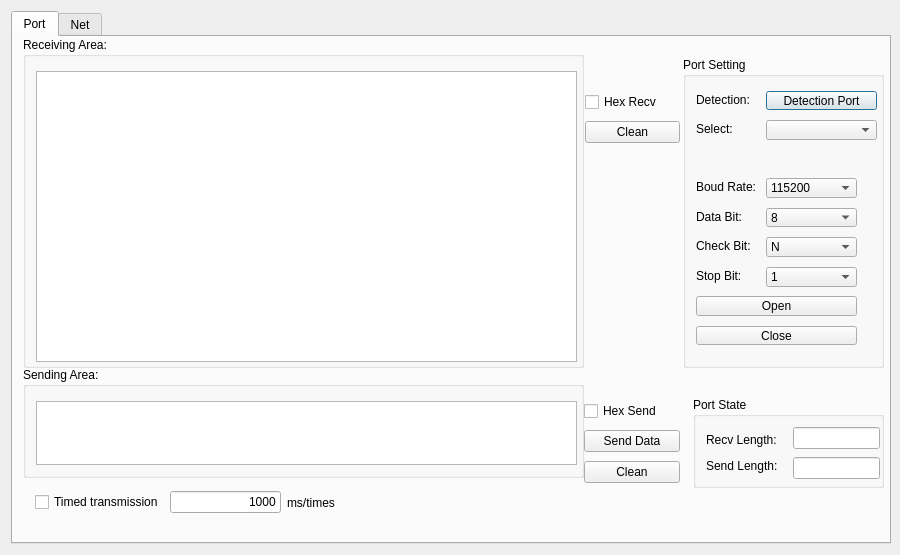
<?xml version="1.0" encoding="UTF-8"?>
<ui version="4.0">
 <class>Gadget</class>
 <widget class="QWidget" name="Gadget">
  <property name="geometry">
   <rect>
    <x>0</x>
    <y>0</y>
    <width>900</width>
    <height>555</height>
   </rect>
  </property>
  <property name="minimumSize">
   <size>
    <width>881</width>
    <height>555</height>
   </size>
  </property>
  <property name="maximumSize">
   <size>
    <width>900</width>
    <height>560</height>
   </size>
  </property>
  <property name="windowTitle">
   <string>Form</string>
  </property>
  <layout class="QGridLayout" name="gridLayout">
   <property name="rightMargin">
    <number>9</number>
   </property>
   <item row="0" column="0">
    <widget class="QTabWidget" name="tabWidget">
     <property name="maximumSize">
      <size>
       <width>880</width>
       <height>555</height>
      </size>
     </property>
     <property name="currentIndex">
      <number>0</number>
     </property>
     <widget class="QWidget" name="port_tab">
      <attribute name="title">
       <string>Port</string>
      </attribute>
      <widget class="QGroupBox" name="formGroupBox">
       <property name="geometry">
        <rect>
         <x>680</x>
         <y>360</y>
         <width>191</width>
         <height>91</height>
        </rect>
       </property>
       <property name="title">
        <string>Port State</string>
       </property>
       <widget class="QLabel" name="label">
        <property name="geometry">
         <rect>
          <x>13</x>
          <y>34</y>
          <width>81</width>
          <height>18</height>
         </rect>
        </property>
        <property name="text">
         <string>Recv Length:</string>
        </property>
       </widget>
       <widget class="QLabel" name="label_2">
        <property name="geometry">
         <rect>
          <x>13</x>
          <y>60</y>
          <width>81</width>
          <height>18</height>
         </rect>
        </property>
        <property name="text">
         <string>Send Length:</string>
        </property>
       </widget>
       <widget class="QLineEdit" name="lineEdit">
        <property name="geometry">
         <rect>
          <x>100</x>
          <y>30</y>
          <width>87</width>
          <height>22</height>
         </rect>
        </property>
       </widget>
       <widget class="QLineEdit" name="lineEdit_2">
        <property name="geometry">
         <rect>
          <x>100</x>
          <y>60</y>
          <width>87</width>
          <height>22</height>
         </rect>
        </property>
       </widget>
      </widget>
      <widget class="QGroupBox" name="formGroupBox">
       <property name="geometry">
        <rect>
         <x>670</x>
         <y>20</y>
         <width>201</width>
         <height>311</height>
        </rect>
       </property>
       <property name="title">
        <string>Port Setting</string>
       </property>
       <widget class="QLabel" name="s1__lb_1">
        <property name="geometry">
         <rect>
          <x>13</x>
          <y>34</y>
          <width>71</width>
          <height>18</height>
         </rect>
        </property>
        <property name="text">
         <string>Detection:</string>
        </property>
       </widget>
       <widget class="QPushButton" name="s1__box_1">
        <property name="geometry">
         <rect>
          <x>83</x>
          <y>34</y>
          <width>111</width>
          <height>19</height>
         </rect>
        </property>
        <property name="text">
         <string>Detection Port</string>
        </property>
        <property name="autoRepeatInterval">
         <number>100</number>
        </property>
        <property name="default">
         <bool>true</bool>
        </property>
       </widget>
       <widget class="QLabel" name="s1__lb_2">
        <property name="geometry">
         <rect>
          <x>13</x>
          <y>63</y>
          <width>60</width>
          <height>18</height>
         </rect>
        </property>
        <property name="text">
         <string>Select:</string>
        </property>
       </widget>
       <widget class="QComboBox" name="s1__box_2">
        <property name="geometry">
         <rect>
          <x>83</x>
          <y>63</y>
          <width>111</width>
          <height>20</height>
         </rect>
        </property>
       </widget>
       <widget class="QLabel" name="s1__lb_3">
        <property name="geometry">
         <rect>
          <x>13</x>
          <y>121</y>
          <width>61</width>
          <height>18</height>
         </rect>
        </property>
        <property name="text">
         <string>Boud Rate:</string>
        </property>
       </widget>
       <widget class="QComboBox" name="s1__box_3">
        <property name="geometry">
         <rect>
          <x>83</x>
          <y>121</y>
          <width>91</width>
          <height>20</height>
         </rect>
        </property>
        <item>
         <property name="text">
          <string>115200</string>
         </property>
        </item>
        <item>
         <property name="text">
          <string>2400</string>
         </property>
        </item>
        <item>
         <property name="text">
          <string>4800</string>
         </property>
        </item>
        <item>
         <property name="text">
          <string>9600</string>
         </property>
        </item>
        <item>
         <property name="text">
          <string>14400</string>
         </property>
        </item>
        <item>
         <property name="text">
          <string>19200</string>
         </property>
        </item>
        <item>
         <property name="text">
          <string>38400</string>
         </property>
        </item>
        <item>
         <property name="text">
          <string>57600</string>
         </property>
        </item>
        <item>
         <property name="text">
          <string>76800</string>
         </property>
        </item>
        <item>
         <property name="text">
          <string>12800</string>
         </property>
        </item>
        <item>
         <property name="text">
          <string>230400</string>
         </property>
        </item>
        <item>
         <property name="text">
          <string>460800</string>
         </property>
        </item>
        <item>
         <property name="text">
          <string>3000000</string>
         </property>
        </item>
       </widget>
       <widget class="QLabel" name="s1__lb_4">
        <property name="geometry">
         <rect>
          <x>13</x>
          <y>151</y>
          <width>61</width>
          <height>18</height>
         </rect>
        </property>
        <property name="text">
         <string>Data Bit:</string>
        </property>
       </widget>
       <widget class="QComboBox" name="s1__box_4">
        <property name="geometry">
         <rect>
          <x>83</x>
          <y>151</y>
          <width>91</width>
          <height>19</height>
         </rect>
        </property>
        <item>
         <property name="text">
          <string>8</string>
         </property>
        </item>
        <item>
         <property name="text">
          <string>7</string>
         </property>
        </item>
        <item>
         <property name="text">
          <string>6</string>
         </property>
        </item>
        <item>
         <property name="text">
          <string>5</string>
         </property>
        </item>
       </widget>
       <widget class="QLabel" name="s1__lb_5">
        <property name="geometry">
         <rect>
          <x>13</x>
          <y>180</y>
          <width>61</width>
          <height>18</height>
         </rect>
        </property>
        <property name="text">
         <string>Check Bit:</string>
        </property>
       </widget>
       <widget class="QComboBox" name="s1__box_5">
        <property name="geometry">
         <rect>
          <x>83</x>
          <y>180</y>
          <width>91</width>
          <height>20</height>
         </rect>
        </property>
        <item>
         <property name="text">
          <string>N</string>
         </property>
        </item>
       </widget>
       <widget class="QPushButton" name="open_button">
        <property name="geometry">
         <rect>
          <x>13</x>
          <y>239</y>
          <width>161</width>
          <height>20</height>
         </rect>
        </property>
        <property name="text">
         <string>Open</string>
        </property>
       </widget>
       <widget class="QPushButton" name="close_button">
        <property name="geometry">
         <rect>
          <x>13</x>
          <y>269</y>
          <width>161</width>
          <height>19</height>
         </rect>
        </property>
        <property name="text">
         <string>Close</string>
        </property>
       </widget>
       <widget class="QLabel" name="s1__lb_6">
        <property name="geometry">
         <rect>
          <x>13</x>
          <y>210</y>
          <width>48</width>
          <height>18</height>
         </rect>
        </property>
        <property name="text">
         <string>Stop Bit:</string>
        </property>
       </widget>
       <widget class="QComboBox" name="s1__box_6">
        <property name="geometry">
         <rect>
          <x>83</x>
          <y>210</y>
          <width>91</width>
          <height>20</height>
         </rect>
        </property>
        <item>
         <property name="text">
          <string>1</string>
         </property>
        </item>
       </widget>
       <widget class="QLabel" name="state_label">
        <property name="geometry">
         <rect>
          <x>13</x>
          <y>93</y>
          <width>151</width>
          <height>18</height>
         </rect>
        </property>
        <property name="text">
         <string/>
        </property>
        <property name="textFormat">
         <enum>Qt::AutoText</enum>
        </property>
        <property name="scaledContents">
         <bool>true</bool>
        </property>
        <property name="alignment">
         <set>Qt::AlignRight|Qt::AlignTrailing|Qt::AlignVCenter</set>
        </property>
       </widget>
      </widget>
      <widget class="QGroupBox" name="verticalGroupBox">
       <property name="geometry">
        <rect>
         <x>10</x>
         <y>0</y>
         <width>561</width>
         <height>331</height>
        </rect>
       </property>
       <property name="title">
        <string>Receiving Area:</string>
       </property>
       <widget class="QTextBrowser" name="s2__receive_text">
        <property name="geometry">
         <rect>
          <x>13</x>
          <y>34</y>
          <width>541</width>
          <height>291</height>
         </rect>
        </property>
       </widget>
      </widget>
      <widget class="QGroupBox" name="verticalGroupBox_2">
       <property name="geometry">
        <rect>
         <x>10</x>
         <y>330</y>
         <width>561</width>
         <height>111</height>
        </rect>
       </property>
       <property name="title">
        <string>Sending Area:</string>
       </property>
       <widget class="QTextEdit" name="s3__send_text">
        <property name="geometry">
         <rect>
          <x>13</x>
          <y>34</y>
          <width>541</width>
          <height>64</height>
         </rect>
        </property>
        <property name="html">
         <string>&lt;!DOCTYPE HTML PUBLIC &quot;-//W3C//DTD HTML 4.0//EN&quot; &quot;http://www.w3.org/TR/REC-html40/strict.dtd&quot;&gt;
&lt;html&gt;&lt;head&gt;&lt;meta name=&quot;qrichtext&quot; content=&quot;1&quot; /&gt;&lt;style type=&quot;text/css&quot;&gt;
p, li { white-space: pre-wrap; }
&lt;/style&gt;&lt;/head&gt;&lt;body style=&quot; font-family:'Ubuntu'; font-size:11pt; font-weight:400; font-style:normal;&quot;&gt;
&lt;p style=&quot;-qt-paragraph-type:empty; margin-top:0px; margin-bottom:0px; margin-left:0px; margin-right:0px; -qt-block-indent:0; text-indent:0px; font-family:'Sans Serif'; font-size:9pt;&quot;&gt;&lt;br /&gt;&lt;/p&gt;&lt;/body&gt;&lt;/html&gt;</string>
        </property>
       </widget>
      </widget>
      <widget class="QWidget" name="layoutWidget">
       <property name="geometry">
        <rect>
         <x>22</x>
         <y>451</y>
         <width>300</width>
         <height>29</height>
        </rect>
       </property>
       <layout class="QHBoxLayout" name="horizontalLayout">
        <item>
         <widget class="QCheckBox" name="timer_send_cb">
          <property name="text">
           <string>Timed transmission</string>
          </property>
         </widget>
        </item>
        <item>
         <widget class="QLineEdit" name="lineEdit_3">
          <property name="text">
           <string>1000</string>
          </property>
          <property name="alignment">
           <set>Qt::AlignRight|Qt::AlignTrailing|Qt::AlignVCenter</set>
          </property>
         </widget>
        </item>
        <item>
         <widget class="QLabel" name="dw">
          <property name="text">
           <string>ms/times</string>
          </property>
         </widget>
        </item>
       </layout>
      </widget>
      <widget class="QWidget" name="layoutWidget">
       <property name="geometry">
        <rect>
         <x>572</x>
         <y>52</y>
         <width>95</width>
         <height>58</height>
        </rect>
       </property>
       <layout class="QVBoxLayout" name="verticalLayout">
        <item>
         <widget class="QCheckBox" name="hex_receive">
          <property name="text">
           <string>Hex Recv</string>
          </property>
         </widget>
        </item>
        <item>
         <widget class="QPushButton" name="s2__clear_button">
          <property name="text">
           <string>Clean</string>
          </property>
         </widget>
        </item>
       </layout>
      </widget>
      <widget class="QWidget" name="layoutWidget">
       <property name="geometry">
        <rect>
         <x>571</x>
         <y>361</y>
         <width>96</width>
         <height>90</height>
        </rect>
       </property>
       <layout class="QVBoxLayout" name="verticalLayout_2">
        <item>
         <widget class="QCheckBox" name="hex_send">
          <property name="text">
           <string>Hex Send</string>
          </property>
         </widget>
        </item>
        <item>
         <widget class="QPushButton" name="s3__send_button">
          <property name="text">
           <string>Send Data</string>
          </property>
         </widget>
        </item>
        <item>
         <widget class="QPushButton" name="s3__clear_button">
          <property name="text">
           <string>Clean</string>
          </property>
         </widget>
        </item>
       </layout>
      </widget>
     </widget>
     <widget class="QWidget" name="net_tab">
      <attribute name="title">
       <string>Net</string>
      </attribute>
     </widget>
    </widget>
   </item>
  </layout>
 </widget>
 <resources/>
 <connections/>
</ui>
